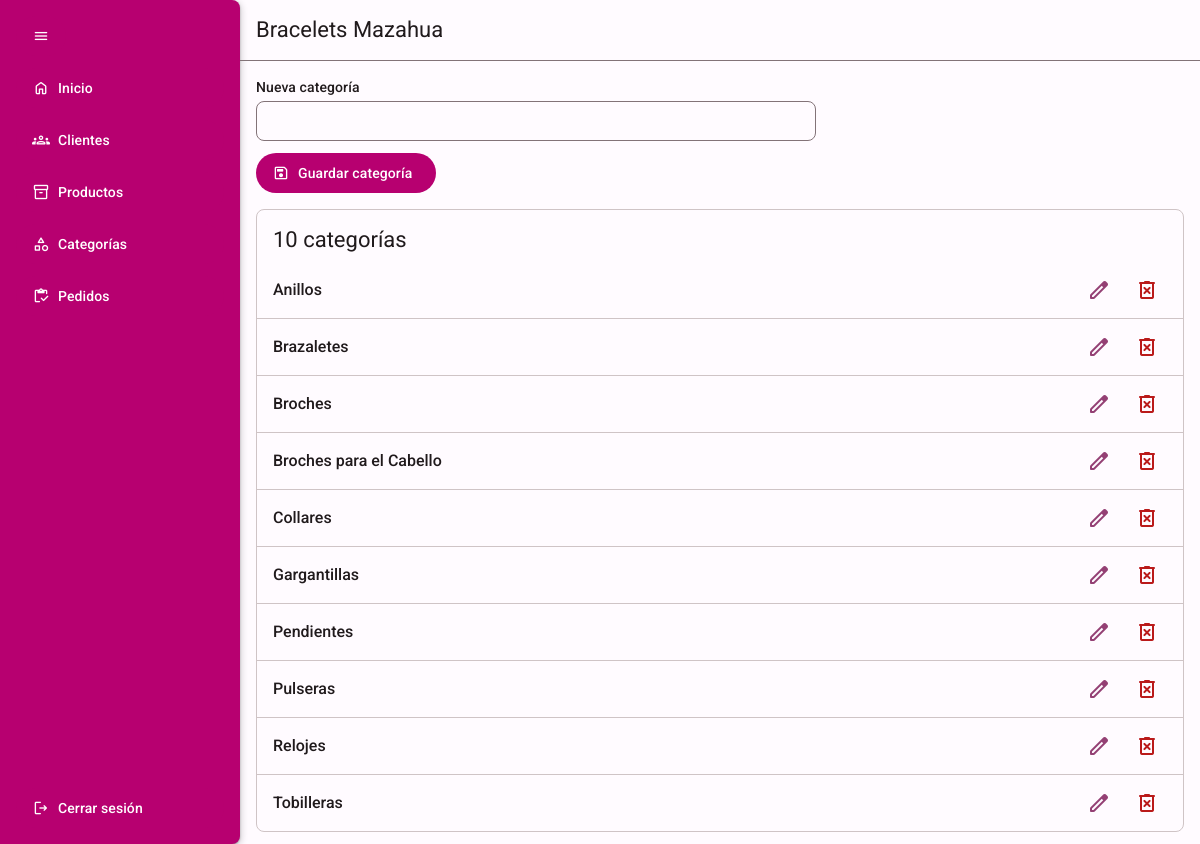
Screenshot of /php/views/categorias.php with the database file from the repository.
### tables this page shows
CREATE TABLE IF NOT EXISTS categoriaProducto(
    idCategoriaProducto INT AUTO_INCREMENT PRIMARY KEY,
    nombreCategoria VARCHAR(30) NOT NULL UNIQUE
);

### php/classes/Dbh.class.php (called while the page is built, shortened)
<?php
class Dbh
{
  protected function conectar(): PDO
  {
    try {
      $config = parse_ini_file(CONFIG_INI);
      $nombreBd = $config['bd_nombre'];
      $usuario = $config['usuario'];
      $clave = $config['clave'];
      $host = $config['host'];
      $puerto = $config['puerto'];
      $dbh = new PDO("mysql:host={$host}:{$puerto};dbname={$nombreBd}", $usuario, $clave);
      $dbh->setAttribute(PDO::ATTR_DEFAULT_FETCH_MODE, PDO::FETCH_ASSOC);
      return $dbh;
    } catch (PDOException $e) {
      $mensajeRespuesta = Respuesta::BD_ERROR;
      $mensajeRespuesta['mensaje'] = vsprintf($mensajeRespuesta['mensaje'], array($e->getMessage()));
      $respuesta = new Respuesta(Respuesta::STATUS_ERROR, Respuesta::ARRAY, array($mensajeRespuesta));
      exit($respuesta->Json());
    }
  }
  protected function ejecutarSentencia(PDOStatement $stmt, ?array $valores = null, ?Respuesta $respuesta = null): void
  {
    try {
      $stmt->execute($valores);
    } catch (PDOException $e) {
      $mensajeRespuesta = Respuesta::BD_ERROR;
      $mensajeRespuesta['mensaje'] = vsprintf($mensajeRespuesta['mensaje'], array($e->getMessage()));
      $bd_error = new Respuesta(Respuesta::STATUS_ERROR, Respuesta::ARRAY, array($mensajeRespuesta));
      exit($bd_error->Json());
    }
  }
}

### php/models/Categoria.class.php (called while the page is built, shortened)
<?php
class Categoria extends Dbh
{
  protected function obtenerCategorias(): array|false
  {
    $stmt = $this->conectar()->prepare('SELECT * FROM categoriaproducto;');
    $this->ejecutarSentencia($stmt);
    return $stmt->fetchAll();
  }
}

### php/controllers/VistaCategoria.class.php (called while the page is built, shortened)
<?php
class VistaCategoria extends \models\Categoria
{
  public function mostrarCategorias(): bool|string
  {
    $categorias = $this->obtenerCategorias();
    return (new Respuesta(Respuesta::STATUS_EXITO, Respuesta::ARRAY, $categorias))->Json();
  }
}

### php/classes/Respuesta.class.php (called while the page is built, shortened)
<?php
class Respuesta
{
  public function Json(): bool|string
  {
    return json_encode(get_object_vars($this));
  }
}

### php/views/categorias.php (the view, shortened to what this page needs)
<?php
  $vistaCategoria = new \controllers\VistaCategoria();
  $resultado = json_decode($vistaCategoria->mostrarCategorias(), true);
?>
<!DOCTYPE html>
<html lang='es'>
<head>
  <link rel='stylesheet' href='css/principal.css'>
  <link rel='stylesheet' href='css/sections/categorias.css'>
</head>
<body>
  <main class='contenedor'>
    <div class='contenido'>
      <div class='seccion'>
        <contenedor-flex flex-direction='column' gap='var(--espaciado-jumbo)' padding='var(--espaciado-jumbo) var(--espaciado-jumbo) 0'>
          <form>
            <contenedor-flex gap='var(--espaciado-chico)'>
              <campo-texto>
                <wc-texto slot='etiqueta' data-tipo-fuente='etiqueta-l'>Nueva categoría</wc-texto>
                <input name='nuevaCategoria'>
              </campo-texto>
            </contenedor-flex>
            <boton-rellenado
                data-color-fondo='var(--clr-primario-40)'
                data-color-texto='#ffffff'
                type='button'
                data-variante='texto-icono'
                data-icono='save'
                data-etiqueta='Guardar categoría'
                data-evento='agregarcategoria'>
            </boton-rellenado>
          </form>
          <lista-encabezada>
            <wc-texto id='categorias-titulo' slot='titulo' data-tipo-fuente='titulo-l'>
              <?php
                $totalCategorias = count($resultado['contenido']);
                echo $totalCategorias === 1
                  ? '1 categoría'
                  : $totalCategorias . ' categorías';
              ?>
            </wc-texto>
            <lista-controlador>
              <?php
                $i = 0;
                foreach($resultado['contenido'] as $categoria): ?>
                  <item-divisor <?= ++$i === $totalCategorias ? 'data-no-divisor' : '' ?>>
                    <lista-item data-no-cursor>
                      <wc-texto data-tipo-fuente='titulo-m'>
                        <?= $categoria['nombreCategoria'] ?>
                      </wc-texto>
                      <boton-icono
                          slot='final'
                          class='editar-categoria'
                          data-evento='editarcategoria'
                          data-icono='edit'
                          data-color-texto='var(--clr-secundario-40)'>
                      </boton-icono>
                      <boton-icono
                          slot='final'
                          class='eliminar-categoria'
                          data-evento='eliminarcategoria'
                          data-icono='delete_forever'
                          data-color-texto='var(--clr-error-40)'>
                      </boton-icono>
                    </lista-item>
                  </item-divisor>
              <?php endforeach; ?>
            </lista-controlador>
          </lista-encabezada>
        </contenedor-flex>
      </div>
    </div>
  </main>
</body>
</html>

### css/global.css (style rules this page uses)
body { margin: 0; padding: 0; background-color: var(--clr-fondo-99); color: var(--clr-fondo-10); font-family: var(--ff-principal); box-sizing: border-box; }

### css/principal.css (style rules this page uses)
.contenedor { display: flex; height: 100vh; height: 100svh; box-sizing: border-box; overflow: hidden; }
.contenido { display: flex; flex-direction: column; flex: 2; overflow: hidden; }
.seccion { position: relative; overflow-y: auto; flex: 1; }

### css/sections/categorias.css (style rules this page uses)
form contenedor-flex { margin-bottom: var(--espaciado-grande); }
form campo-texto { max-width: var(--mw-formulario); }

### css/variables.css (style rules this page uses)
:root { --bs-elevacion-1: 0px 1px 2px 0px rgba(0, 0, 0, 0.3), 0px 1px 3px 1px rgba(0, 0, 0, 0.15); --bs-elevacion-2: 0px 1px 2px 0px rgba(0, 0, 0, 0.3), 0px 2px 6px 2px rgba(0, 0, 0, 0.15); --bs-elevacion-3: 0px 1px 3px 0px rgba(0, 0, 0, 0.3), 0px 4px 8px 3px rgba(0, 0, 0, 0.15); --ff-principal: 'Roboto', sans-serif; --fw-normal: 400; --fw-medio: 500; --fs-titulo-grande: 1.375rem; --fs-titulo-mediano: 1rem; --fs-titulo-chico: .875rem; --fs-cuerpo-grande: 1rem; --fs-cuerpo-mediano: 0.875rem; --fs-cuerpo-chico: 0.75rem; --fs-etiqueta-grande: 0.875rem; --fs-etiqueta-mediana: .75rem; --fs-etiqueta-chica: 0.6875rem; --lh-titulo-grande: 1.75rem; --lh-titulo-mediano: 1.5rem; --lh-titulo-chico: 1.25rem; --lh-cuerpo-grande: 1.5rem; --lh-cuerpo-mediano: 1.25rem; --lh-cuerpo-chico: 1rem; --lh-etiqueta-grande: 1.25rem; --lh-etiqueta-mediana: 1rem; --lh-etiqueta-chica: 1rem; --ls-tiulo-mediano: 0.0094rem; --ls-titulo-chico: .0063rem; --ls-cuerpo-grande: .0313rem; --ls-cuerpo-mediano: 0.0156rem; --ls-cuerpo-chico: 0.025rem; --ls-etiqueta-grande: 0.0063rem; --ls-etiqueta-mediana: .0313rem; --ls-etiqueta-chica: 0.0313rem; --tam-icono-chico: 1rem; --tam-icono-mediano: 1.125rem; --tam-icono-grande: 1.375rem; --espaciado-jumbo: 1rem; --espaciado-grande: 0.75rem; --espaciado-mediano: 0.5rem; --espaciado-chico: 0.25rem; --br-borde: 8px; --mw-formulario: 35rem; --opacidad-1: .08; --opacidad-2: .12; --clr-blanco-opacidad-1: rgba(255, 255, 255, var(--opacidad-1)); --clr-blanco-opacidad-2: rgba(255, 255, 255, var(--opacidad-2)); --clr-primario-opacidad-1: rgba(183, 0, 112, var(--opacidad-1)); --clr-primario-opacidad-2: rgba(183, 0, 112, var(--opacidad-2)); --clr-fondo-alternativo-opacidad-1: rgba(32, 26, 28, var(--opacidad-1)); --clr-fondo-alternativo-opacidad-2: rgba(32, 26, 28, var(--opacidad-2)); --clr-secundario-contenedor-alternativo-opacidad-1: rgba(60, 0, 43, var(--opacidad-1)); --clr-secundario-contenedor-alternativo-opacidad-2: rgba(60, 0, 43, var(--opacidad-2)); --clr-superficie-primario-5: rgb(183, 0, 113, .05); --clr-superficie-primario-9: rgb(183, 0, 113, .09); --clr-borde: #837378; --clr-error-40: #ba1a1a; --clr-exito-40: #3a9537; --clr-fondo-99: #fffbff; --clr-fondo-10: #201a1c; --clr-superficie-90: #f1dee3; --clr-superficie-30: #514348; --clr-primario-10: #3e0022; --clr-primario-40: #b70070; --clr-primario-90: #ffd9e5; --clr-secundario-10: #3c002b; --clr-secundario-40: #944074; --clr-secundario-90: #ffd8ea; --clr-terciario-10: #001a41; --clr-terciario-40: #005ac1; --clr-terciario-90: #d8e2ff; --clr-neutral-80: #cfc4c6; --clr-fondo-hover: #f6f6f6; }

### rows the page displays
categoriaproducto: nombreCategoria "Anillos"
categoriaproducto: nombreCategoria "Brazaletes"
categoriaproducto: nombreCategoria "Broches"
categoriaproducto: nombreCategoria "Broches para el Cabello"
categoriaproducto: nombreCategoria "Collares"
categoriaproducto: nombreCategoria "Gargantillas"
categoriaproducto: nombreCategoria "Pendientes"
categoriaproducto: nombreCategoria "Pulseras"
categoriaproducto: nombreCategoria "Relojes"
categoriaproducto: nombreCategoria "Tobilleras"

### other values shown
$totalCategorias "10"
